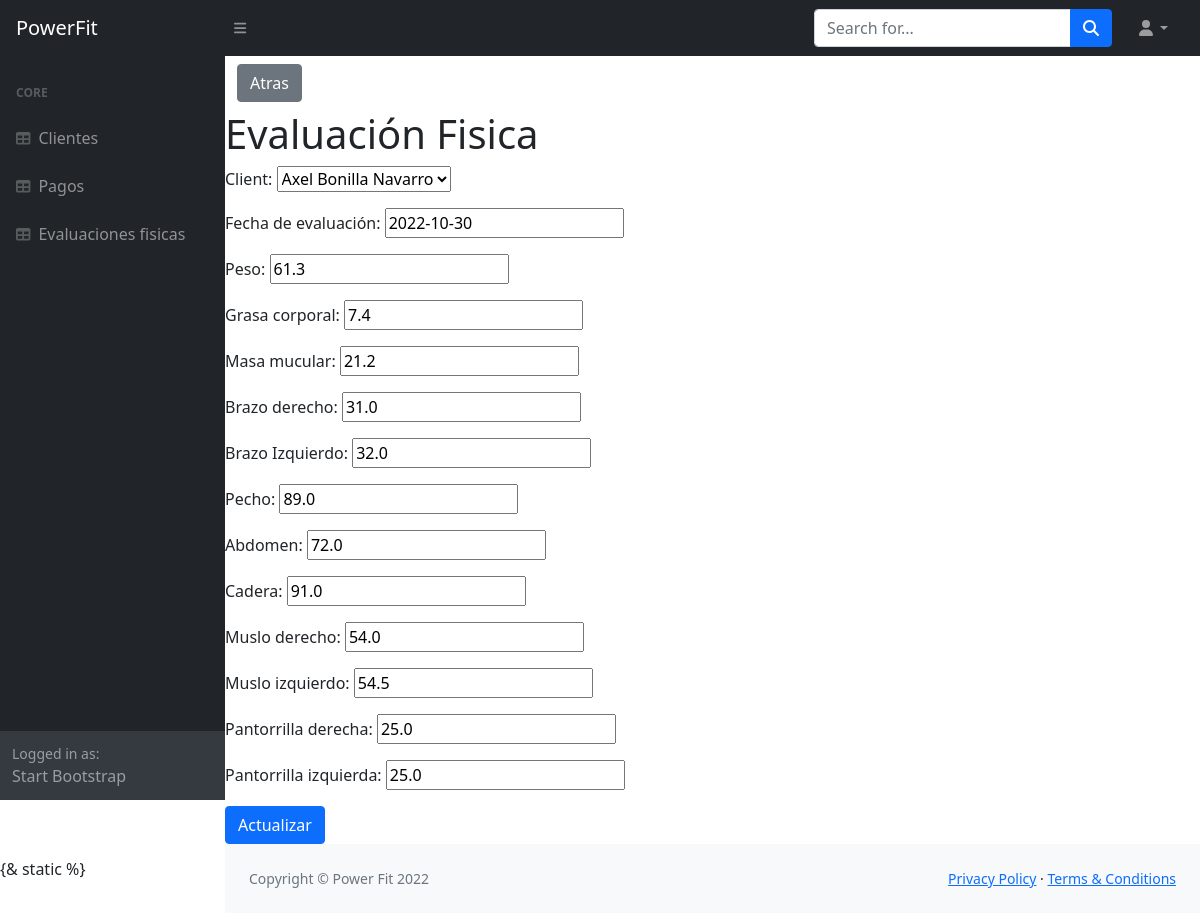
/update_pe/1, run on the app's committed database.
### HealthQuest/models.py (models this page shows, shortened)
class physical_evaluation (models.Model):
    client = models.ForeignKey(HealthQuests, on_delete=models.CASCADE, null=True, blank=True)
    date = models.DateField(default=datetime.date.today, verbose_name= 'Fecha de evaluación')
    weight = models.FloatField(verbose_name='Peso')
    body_fat = models.FloatField(verbose_name='Grasa corporal')
    muscle_mass = models.FloatField(verbose_name='Masa mucular')
    right_arm = models.FloatField(verbose_name='Brazo derecho')
    left_arm = models.FloatField(verbose_name='Brazo Izquierdo')
    chest = models.FloatField(verbose_name='Pecho')
    abdomen = models.FloatField(verbose_name='Abdomen')
    hip = models.FloatField(verbose_name='Cadera')
    right_thigh = models.FloatField(verbose_name='Muslo derecho')
    left_thigh = models.FloatField(verbose_name='Muslo izquierdo')
    right_calf = models.FloatField(verbose_name='Pantorrilla derecha')
    left_calf = models.FloatField(verbose_name='Pantorrilla izquierda')

### HealthQuest/views.py (the view, shortened to what this page needs)
# urls.py: path('update_pe/<int:pk>', views.update_pe.as_view(template_name='HealthQuest/update_pe.html'), name='uptd_pe')
class update_pe(UpdateView, SuccessMessageMixin):
    model = physical_evaluation
    fields = '__all__'
    template_name = 'HealthQuest/update_pe.html'
    success_message = 'Actualizado correctamente'

### HealthQuest/models.py (called while the page is built)
    def __str__(self):
        return self.name

### templates/HealthQuest/update_pe.html (shortened to what this page needs)
{% extends 'HealthQuest/index.html' %}
{% block content %}
<div class="container">
<a href="/evaluaciones_fisicas" type="button" class="btn btn-secondary">Atras</a>
</div>
    <form method="post">{% csrf_token %}
        <h1>Evaluación Fisica</h1>
        {{ form.as_p }}
        <input class="btn btn-primary" type="submit" value="Actualizar">
    </form>
{% endblock %}

### data on the page
physical_evaluation: client "Axel Bonilla Navarro", date "2022-10-30", weight "61.3", body_fat "7.4", muscle_mass "21.2", right_arm "31.0", left_arm "32.0", chest "89.0", abdomen "72.0", hip "91.0", right_thigh "54.0", left_thigh "54.5", right_calf "25.0", left_calf "25.0"
